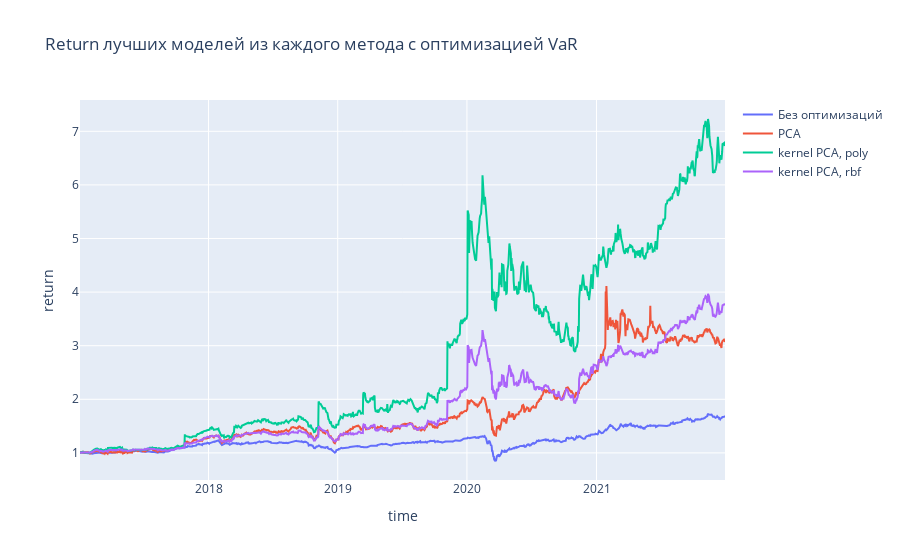

The code cell stored with this chart in its notebook:
### Code cell
names = ['Без оптимизаций', 'PCA', 'kernel PCA, poly', 'kernel PCA, rbf']
optimizers_var = [po_randomsearch_var, po_randomsearch_PCA_var, po_randomsearch_kPCA_var, po_randomsearch_rbf_var]
plot_results(names=names, optimizers=optimizers_var, df_train=data_train, df_test=data_test, 
             title='Return лучших моделей из каждого метода с оптимизацией VaR')

### Figure 1 — Plotly figure (JSON) as saved in the notebook; plotly's stock layout.template omitted (floating-point values rounded to 4 significant figures; data arrays with more than 128 entries replaced by an {"elided": "..."} marker saying what was removed)
{"data": [{"name": "Без оптимизаций", "type": "scatter", "x": {"elided": "1258 str values"}, "y": {"elided": "1258 float values"}}, {"name": "PCA", "type": "scatter", "x": {"elided": "1258 str values"}, "y": {"elided": "1258 float values"}}, {"name": "kernel PCA, poly", "type": "scatter", "x": {"elided": "1258 str values"}, "y": {"elided": "1258 float values"}}, {"name": "kernel PCA, rbf", "type": "scatter", "x": {"elided": "1258 str values"}, "y": {"elided": "1258 float values"}}], "layout": {"title": {"text": "Return лучших моделей из каждого метода с оптимизацией VaR"}, "xaxis": {"title": {"text": "time"}}, "yaxis": {"title": {"text": "return"}}}}
